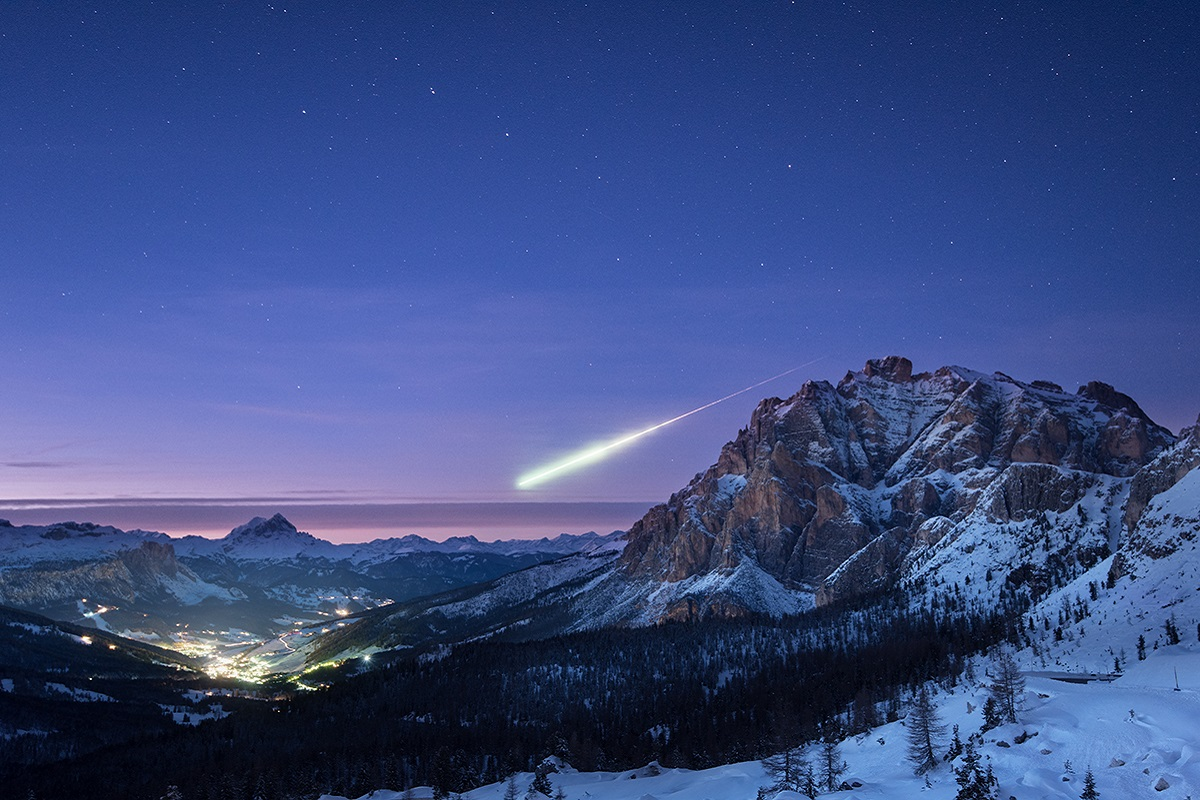
#> input picture resource/1.jpg, 1200 x 800 px, found by its file name
$ jupyter execute Histograms-1.ipynb
#> lines starting #> are read from the running program, lines starting #| are printed output that depends on the picture
# 1.Histogram Calculation in OpenCV

*cv2.calcHist(images, channels,mask, histSize, ranges[,hist[,accumlate]])*

1. images : it is the source image of type uint8 or float32. it should be given in square brackets, ie, “\[img\]”.
2. channels : it is also given in square brackets. It the index of channel for which we calculate histogram. For example, if input is grayscale image, its value is \[0\]. For color image, you can pass \[0\],\[1\] or \[2\] to calculate histogram of blue,green or red channel respectively.
3. mask : mask image. To find histogram of full image, it is given as “None”. But if you want to find histogram of particular region of image, you have to create a mask image for that and give it as mask. (I will show an example later.)
4. histSize : this represents our BIN count. Need to be given in square brackets. For full scale, we pass \[256\].
5. ranges : this is our RANGE. Normally, it is \[0,256\].

[cell 1]
import cv2 as cv
import numpy as np

img = cv.imread('D:\\CodingFolder\\OPENCVFolder\\OPENCV-Python\\resource\\1.jpg')
#> img is the input picture: shape (800, 1200, 3); mean B, G, R 130.3, 76.3, 58.4
hist = cv.calcHist([img],[0],None, [256],[0,256])
#> hist = 256 values, max 7832 at index 146, min 1 at index 1, mean 3750

hist is a 256x1 array, each value corresponds to number of pixels in the image with its corresponding pixel value

# 2.Histogram Calculation in Numpy

uses np.histogram() instead of calcHist()

[cell 2]
hists,bins = np.histogram(img.ravel(),256,[0,256])
#> hists = 256 values, max 22310 at index 53, min 147 at index 252, mean 11250; bins = 257 values from 0 to 256

# Plotting Histograms

1. short way: use Matplotlib plotting functions
2. long way: use OpenCv drawing functions

## 1.Using Matplotlib

[cell 3]
from matplotlib import pyplot as plt

img = cv.imread('D:\\CodingFolder\\OPENCVFolder\\OPENCV-Python\\resource\\1.jpg')
plt.subplot(221), plt.imshow(img, cmap='gray', interpolation='bicubic')
plt.xticks([]),plt.yticks([])
plt.subplot(222), plt.hist(img.ravel(), 256, [0,256])
plt.show()
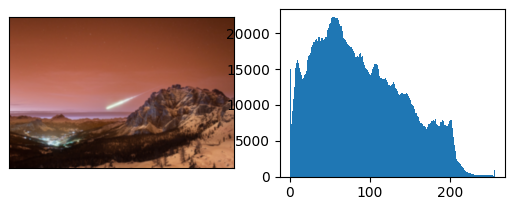
#> figure drawn by matplotlib, 2 panels; B, G, R data is drawn as R, G, B; panel 2: tallest bar 22310 high, from x = 53 to 54

for BGR plot

[cell 4]
img = cv.imread('D:\\CodingFolder\\OPENCVFolder\\OPENCV-Python\\resource\\2.jpg')
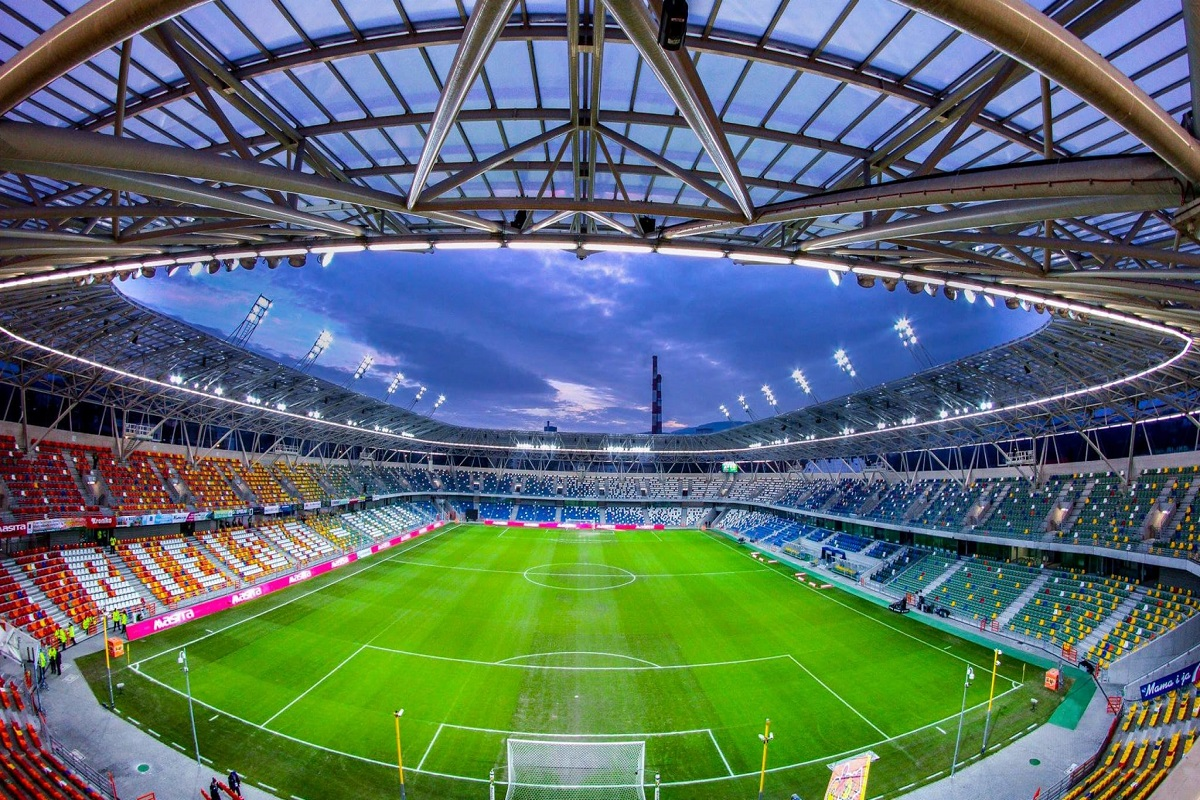
#> input picture resource/2.jpg, 1200 x 800 px, found by its file name
#> img is the input picture: shape (800, 1200, 3); mean B, G, R 107.5, 109, 89.6
color = ('b','g','r')
for i,col in enumerate(color):
    histr = cv.calcHist([img], [i], None, [256], [0,256])
    plt.plot(histr, color=col)
    plt.xlim([0,256])
    plt.ylim([0,17500])
plt.show()
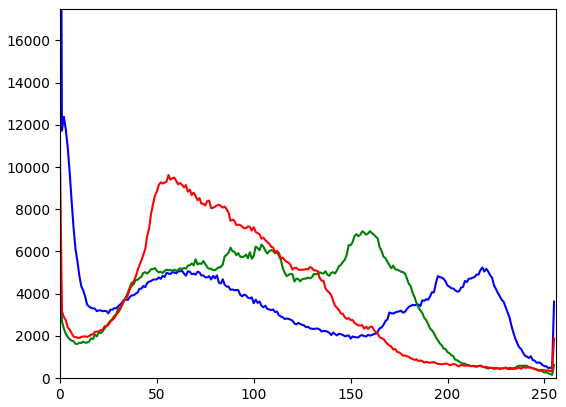
#> figure drawn by matplotlib, 1 panel; curve peaks at x = 0, y = 36151; curve peaks at x = 160, y = 6963; curve peaks at x = 0, y = 10417

# Application of Mask

[cell 5]
img = cv.imread('D:\\CodingFolder\\OPENCVFolder\\OPENCV-Python\\resource\\7.jpeg')
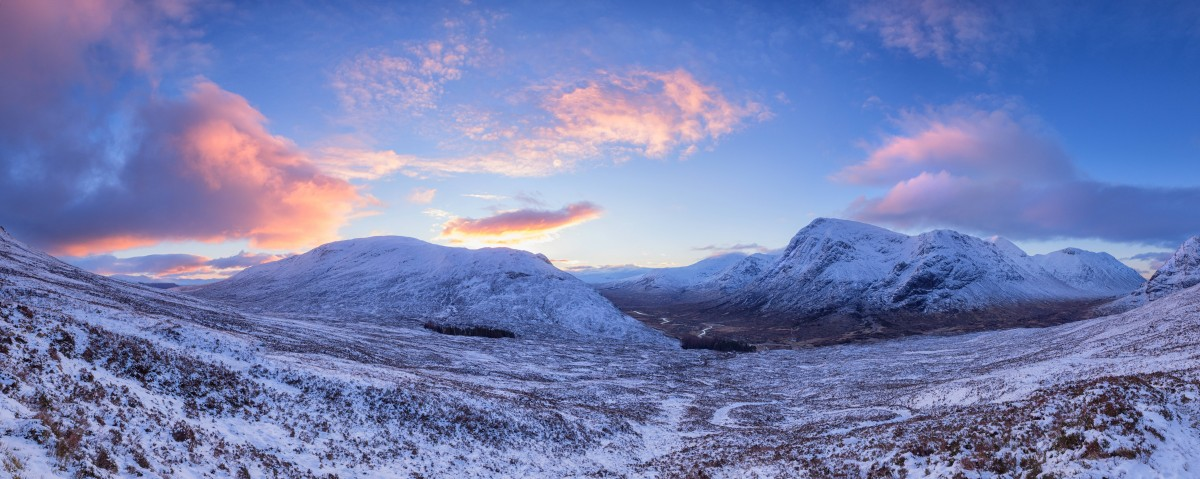
#> input picture resource/7.jpeg, 1200 x 479 px, found by its file name
#> img is the input picture: shape (479, 1200, 3); mean B, G, R 178.8, 127.4, 116

# create a mask
mask = np.zeros(img.shape[:2], np.uint8)
mask[100:300, 100:400] = 255
masked_img = cv.bitwise_and(img, img, mask = mask)
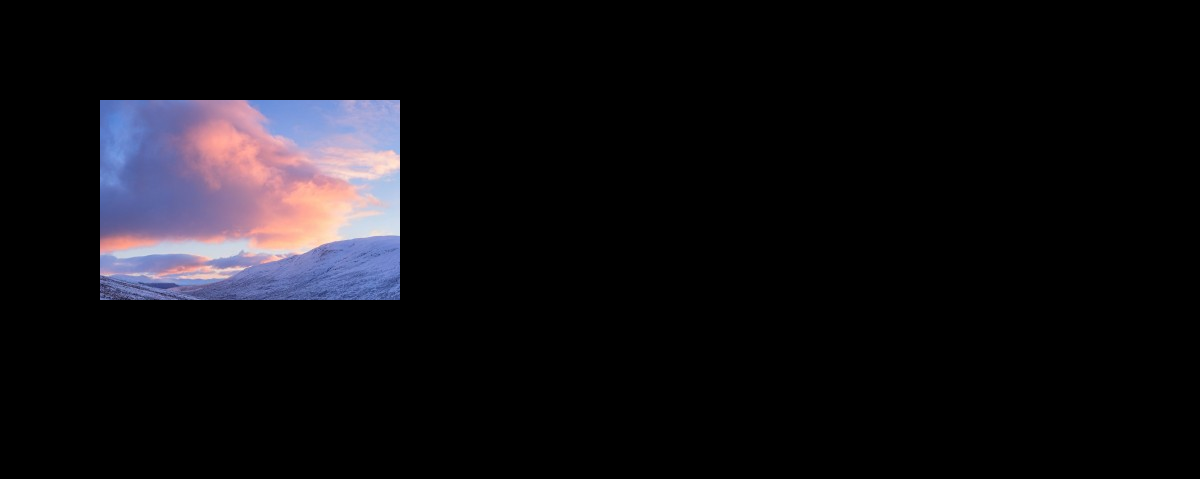
#> masked_img: shape (479, 1200, 3); mean B, G, R 19, 15.1, 16.5

# Calculate histogram with mask and without mask
hist_full = cv.calcHist([img], [0], None, [256],[0,256])
#> hist_full = 256 values, max 7754 at index 208, min 0 at index 0, mean 2245.3
hist_mask = cv.calcHist([img], [0], mask, [256],[0,256])
#> hist_mask = 256 values, max 2062 at index 159, min 0 at index 0, mean 234.4

plt.subplot(221), plt.imshow(img, 'gray')
plt.subplot(222), plt.imshow(mask, 'gray')
plt.subplot(223), plt.imshow(masked_img, 'gray')
plt.subplot(224), plt.plot(hist_full), plt.plot(hist_mask)
plt.xlim([0,256])

plt.show()
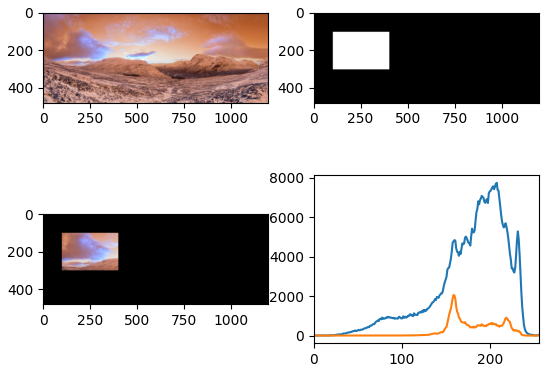
#> figure drawn by matplotlib, 4 panels; B, G, R data is drawn as R, G, B; panel 4: curve peaks at x = 208, y = 7754; panel 4: curve peaks at x = 159, y = 2062
